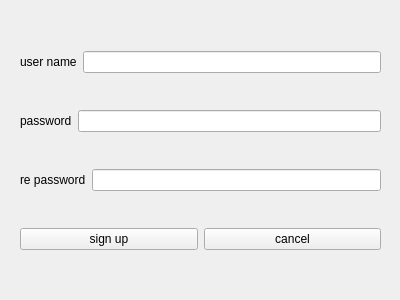
<?xml version="1.0" encoding="UTF-8"?>
<ui version="4.0">
 <class>signup</class>
 <widget class="QWidget" name="signup">
  <property name="geometry">
   <rect>
    <x>0</x>
    <y>0</y>
    <width>400</width>
    <height>300</height>
   </rect>
  </property>
  <property name="windowTitle">
   <string>Form</string>
  </property>
  <widget class="QWidget" name="">
   <property name="geometry">
    <rect>
     <x>20</x>
     <y>20</y>
     <width>361</width>
     <height>261</height>
    </rect>
   </property>
   <layout class="QVBoxLayout" name="verticalLayout">
    <item>
     <layout class="QHBoxLayout" name="horizontalLayout">
      <item>
       <widget class="QLabel" name="upunl">
        <property name="text">
         <string>user name</string>
        </property>
       </widget>
      </item>
      <item>
       <widget class="QLineEdit" name="upnameline"/>
      </item>
     </layout>
    </item>
    <item>
     <layout class="QHBoxLayout" name="horizontalLayout_2">
      <item>
       <widget class="QLabel" name="uppl">
        <property name="text">
         <string>password</string>
        </property>
       </widget>
      </item>
      <item>
       <widget class="QLineEdit" name="uppwdline"/>
      </item>
     </layout>
    </item>
    <item>
     <layout class="QHBoxLayout" name="horizontalLayout_3">
      <item>
       <widget class="QLabel" name="uprpl">
        <property name="text">
         <string>re password</string>
        </property>
       </widget>
      </item>
      <item>
       <widget class="QLineEdit" name="uprpwdline"/>
      </item>
     </layout>
    </item>
    <item>
     <layout class="QHBoxLayout" name="horizontalLayout_4">
      <item>
       <widget class="QPushButton" name="upupbtn">
        <property name="text">
         <string>sign up</string>
        </property>
       </widget>
      </item>
      <item>
       <widget class="QPushButton" name="upclbtn">
        <property name="text">
         <string>cancel</string>
        </property>
       </widget>
      </item>
     </layout>
    </item>
   </layout>
  </widget>
 </widget>
 <resources/>
 <connections/>
</ui>
